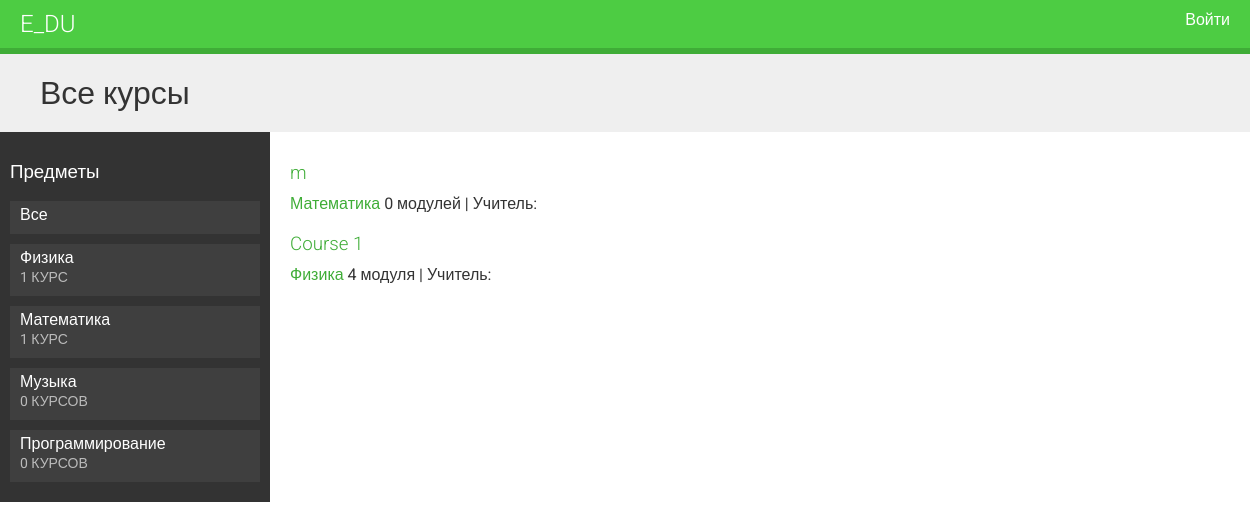
/, run on an earlier commit of the app's database.
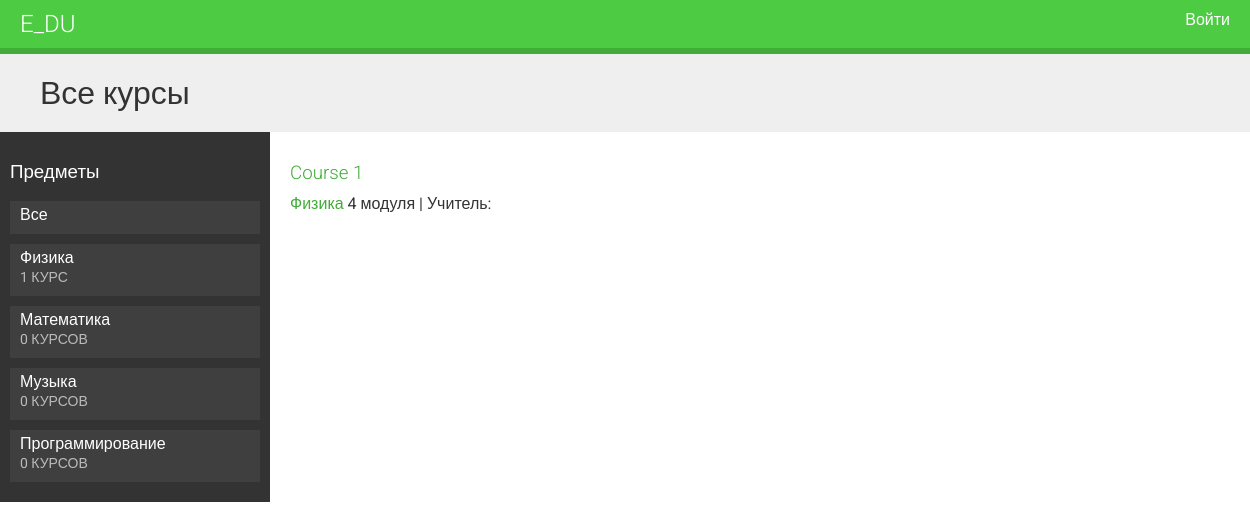
And on a later commit of the database.
### courses/models.py (models this page shows, shortened)
class Subject(models.Model):
    title = models.CharField(max_length=200)
    slug = models.SlugField(max_length=200, unique=True)
    class Meta:
        ordering = [
            'title',
        ]
    def __str__(self):
        return self.title

class Course(models.Model):
    owner = models.ForeignKey(
        User, related_name='courses_created', on_delete=models.CASCADE)
    subject = models.ForeignKey(
        Subject, related_name='courses', on_delete=models.CASCADE)
    title = models.CharField(max_length=200)
    slug = models.SlugField(max_length=200, unique=True)
    overview = models.TextField()
    created = models.DateTimeField(auto_now_add=True)
    class Meta:
        ordering = [
            '-created',
        ]

### courses/views.py (the view)
# urls.py: path('', CourseListView.as_view(), name='course_list'),
class CourseListView(TemplateResponseMixin, View):
    model = Course
    template_name = 'courses/course/list.html'
    def get(self, request, subject=None):
        subjects = Subject.objects.annotate(total_courses=Count('courses'))
        courses = Course.objects.annotate(total_modules=Count('modules'))
        if subject:
            subject = get_object_or_404(Subject, slug=subject)
            courses = courses.filter(subject=subject)
        return self.render_to_response({'subjects': subjects, 'subject': subject, 'courses': courses})

### courses/templatetags/course.py (called while the page is built)
@register.filter
def ru_plural(value, variants):
    variants = variants.split(',')
    value = abs(int(value))
    if value % 10 == 1 and value % 100 != 11:
        variant = 0
    elif value % 10 >= 2 and value % 10 <= 4 and (value % 100 < 10 or value % 100 >= 20):
        variant = 1
    else:
        variant = 2
    return variants[variant]

### courses/templates/courses/course/list.html (shortened to what this page needs)
{% extends 'base.html' %}
{% load course %}
{% block content %}
    <h1>
    {% if subject %}
        {{ subject.title }}
    {% else %}
        Все курсы
    {% endif %}
    </h1>
    <div class="contents">
        <h3>Предметы</h3>
        <ul id="modules">
            <li {% if not subject %}class="selected"{% endif %}>
                <a href="{% url 'course_list' %}">Все</a>
            </li>
            {% for s in subjects %}
                <li {% if not subject %}class="selected"{% endif %}>
                    <a href="{% url 'course_list_subject' s.slug %}">
                        {{ s.title }}
                        <br>
                        <span>
                            {{ s.total_courses }} {{ s.total_courses|ru_plural:"курс,курса,курсов" }}
                        </span>
                    </a>
                </li>
            {% endfor %}
        </ul>
    </div>
    <div class="module">
        {% for course in courses %}
            {% with subject=course.subject %}
                <h3>
                    <a href="{% url 'course_detail' course.slug %}">
                        {{ course.title }}
                    </a>
                </h3>
                <p>
                    <a href="{% url 'course_list_subject' subject.slug %}">
                        {{ subject }}
                    </a>
                    {{ course.total_modules }} {{ course.total_modules|ru_plural:"модуль,модуля,модулей" }} |
                    Учитель: {{ course.owner.get_full_name }}
                </p>
            {% endwith %}
        {% endfor %}
    </div>
{% endblock  %}

What changed in the data, as far as the page shows it:
removed Course: title "m", subject "Математика", total_modules "0", total_modules|ru_plural "модулей"
computed for Subject "Математика": total_courses "1" → "0"; total_courses|ru_plural "КУРС" → "КУРСОВ"
